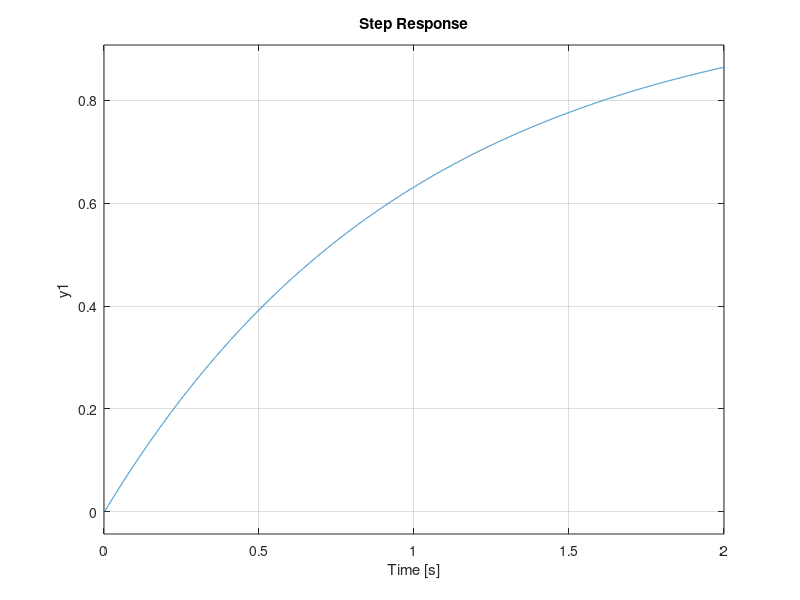
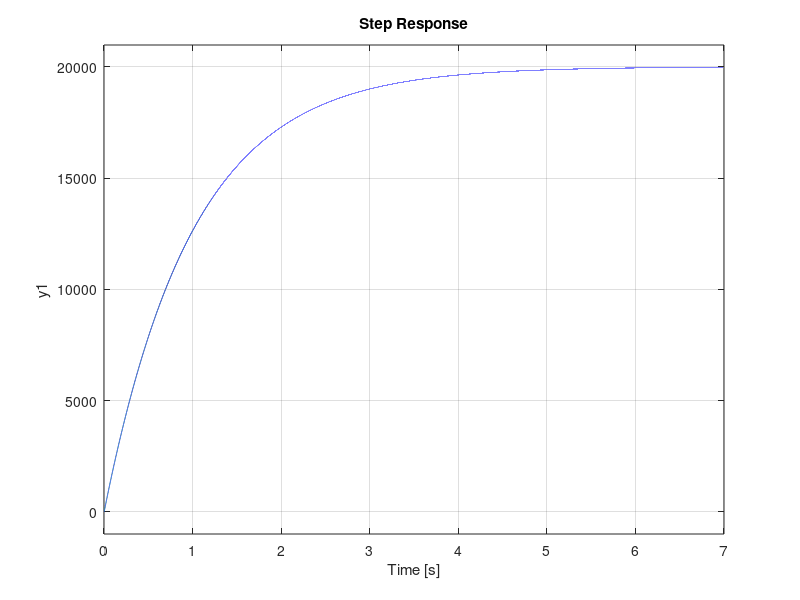

Here is the MATLAB script that generated these plots, in order:
%% Parameters
n = 16.5; % Tandwielverhouding
load('parameters_sys_id_2param_50V_20-01-19.mat');

%% State Space model

A = [-(bm*(n^2) + bg)/(Jm*(n^2) + Jg) Kt*n/(Jm*(n^2) + Jg); 
    -(n*Ke)/La -Ra/La];
B = [0; 
    1/La];
C = [1 0];
D = [0];

sysc = ss(A,B,C,D);

%% State space model met integrator

Aa = [-(bm*(n^2) + bg)/(Jm*(n^2) + Jg) Kt*n/(Jm*(n^2) + Jg) 0; 
    -(n*Ke)/La -Ra/La 0;
    1 0 0];
Ba = [0; 
    1/La;
    0];
Br = [0 ; 0; -1];
Ca = [1 0 0];
Da = [0];

sysci = ss(Aa,Ba,Ca,Da);

%% C2D

Tsc = 1/20000;

sysdi = c2d(sysci, Tsc);

Ad = sysdi.A;
Bd = sysdi.B;
Cd = sysdi.C;
Dd = sysdi.D;

%% Feedback constante berekenen met LQR

co = ctrb(sysci);
controllability = rank(co)

Q = Ca'*Ca;
Q(1,1) = 10000;
Q(2,2) = 1;
Q(3,3) = 10000;%2.32;
R = 1;
Kci = lqr(Aa,Ba,Q,R);
Kdi = dlqr(Ad,Bd,Q,R);

%% Integral
close all
sys_cl = ss(Aa-Ba*Kci,Br,Ca,Da);
step(sys_cl)

sys_cldd = c2d(sys_cl,Tsc);
eigD = eig(sys_cldd)

figure

sys_cld = ss(Ad-Bd*Kdi,Br,Cd,Dd,Tsc);
step(sys_cld)
eig(sys_cld)

%% Observer constante L
sys_clL = ss(A-B*Kci(1:2),B,C,D);
eigenVal = eig(sys_clL);
eigenVal = eigenVal*0.52;